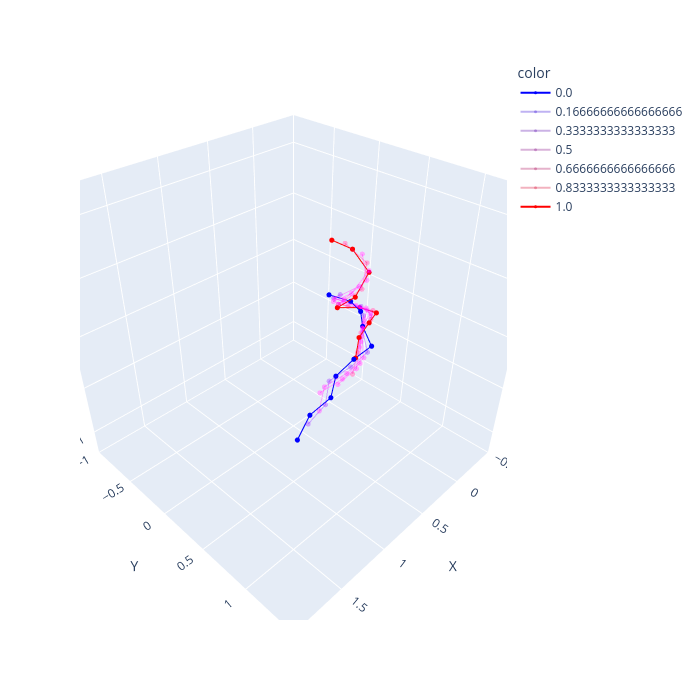

The notebook cell this image was saved under:
### Code cell
# for i in range(10):
i=30
naga.visualise_simulation_evolution(
    configurations[5*i:40*i:160],
    link_count,
    range_x=(-0.5, 2),
    range_y=(-1, 1.5),
    range_z=(-1.25, 1.25),
    # color_disc_map=lambda val: f"rgba({255*val}, 0, {255*(1.-val)}, {(np.sin(np.abs(val*np.pi - np.pi/2))**3 + 0.3)/1.5 })", #val*0.7+0.3
    color_disc_map=lambda val: f"rgba({255*val}, 0, {255*(1.-val)}, {np.piecewise(val, [val == 0. or val == 1., val != 0 and val != 1], [1, 0.3])})"
)

### Figure 1 — Plotly figure (JSON) as saved in the notebook; plotly's stock layout.template omitted (floating-point values rounded to 4 significant figures)
{"data": [{"hovertemplate": "color=0.0<br>X=%{x}<br>Y=%{y}<br>Z=%{z}<extra></extra>", "legendgroup": "0.0", "line": {"color": "rgba(0.0, 0, 255.0, 1.0)", "dash": "solid"}, "marker": {"size": 3, "symbol": "circle"}, "mode": "lines+markers", "name": "0.0", "scene": "scene", "showlegend": true, "type": "scatter3d", "x": [0.1304, -0.07361, 0.04589, 0.2254, 0.3607, 0.6085, 0.8556, 1.063, 1.311, 1.539], "y": [0.06346, 0.1398, 0.3543, 0.5276, 0.7363, 0.7641, 0.8016, 0.9408, 0.9709, 1.075], "z": [0.075, -0.04776, -0.001097, 0.01464, -0.01114, 0.005497, -0.0008435, -0.003064, 0.005301, -0.005756]}, {"hovertemplate": "color=0.16666666666666666<br>X=%{x}<br>Y=%{y}<br>Z=%{z}<extra></extra>", "legendgroup": "0.16666666666666666", "line": {"color": "rgba(42.5, 0, 212.5, 0.3)", "dash": "solid"}, "marker": {"size": 3, "symbol": "circle"}, "mode": "lines+markers", "name": "0.16666666666666666", "scene": "scene", "showlegend": true, "type": "scatter3d", "x": [0.1591, 0.05227, -0.08377, 0.089, 0.2842, 0.4455, 0.6922, 0.9419, 1.142, 1.384], "y": [0.2147, 0.0489, 0.251, 0.4212, 0.5769, 0.7658, 0.8054, 0.8127, 0.9614, 1.025], "z": [0.155, 0.001366, -0.05475, 0.006056, 0.01761, -0.01072, -0.001157, 0.007207, -0.007495, 0.00428]}, {"hovertemplate": "color=0.3333333333333333<br>X=%{x}<br>Y=%{y}<br>Z=%{z}<extra></extra>", "legendgroup": "0.3333333333333333", "line": {"color": "rgba(85.0, 0, 170.00000000000003, 0.3)", "dash": "solid"}, "marker": {"size": 3, "symbol": "circle"}, "mode": "lines+markers", "name": "0.3333333333333333", "scene": "scene", "showlegend": true, "type": "scatter3d", "x": [0.05171, 0.1569, -0.0367, -0.06274, 0.1413, 0.3434, 0.5223, 0.7689, 1.018, 1.223], "y": [0.3249, 0.151, 0.09233, 0.3406, 0.473, 0.6201, 0.7924, 0.8331, 0.835, 0.9774], "z": [0.235, 0.08945, -0.05739, -0.04364, 0.01415, 0.01729, -0.011, -0.004757, 0.01001, -0.005547]}, {"hovertemplate": "color=0.5<br>X=%{x}<br>Y=%{y}<br>Z=%{z}<extra></extra>", "legendgroup": "0.5", "line": {"color": "rgba(127.5, 0, 127.5, 0.3)", "dash": "solid"}, "marker": {"size": 3, "symbol": "circle"}, "mode": "lines+markers", "name": "0.5", "scene": "scene", "showlegend": true, "type": "scatter3d", "x": [-0.1002, 0.1076, 0.1139, -0.1018, -0.02245, 0.1985, 0.4034, 0.5951, 0.8423, 1.092], "y": [0.3002, 0.2927, 0.1011, 0.179, 0.409, 0.5161, 0.6593, 0.8174, 0.8547, 0.8595], "z": [0.315, 0.1763, 0.0158, -0.08369, -0.02631, 0.02044, 0.01524, -0.01206, -0.006193, 0.01096]}, {"hovertemplate": "color=0.6666666666666666<br>X=%{x}<br>Y=%{y}<br>Z=%{z}<extra></extra>", "legendgroup": "0.6666666666666666", "line": {"color": "rgba(170.0, 0, 85.00000000000001, 0.3)", "dash": "solid"}, "marker": {"size": 3, "symbol": "circle"}, "mode": "lines+markers", "name": "0.6666666666666666", "scene": "scene", "showlegend": true, "type": "scatter3d", "x": [-0.1671, -0.04092, 0.1407, 0.03423, -0.1258, 0.029, 0.2585, 0.464, 0.6659, 0.9137], "y": [0.1616, 0.3291, 0.242, 0.08704, 0.2773, 0.4604, 0.5538, 0.6956, 0.8408, 0.8731], "z": [0.395, 0.2589, 0.1109, -0.05386, -0.08001, -0.009241, 0.02417, 0.01209, -0.01338, -0.00634]}, {"hovertemplate": "color=0.8333333333333333<br>X=%{x}<br>Y=%{y}<br>Z=%{z}<extra></extra>", "legendgroup": "0.8333333333333333", "line": {"color": "rgba(212.49999999999997, 0, 42.50000000000002, 0.3)", "dash": "solid"}, "marker": {"size": 3, "symbol": "circle"}, "mode": "lines+markers", "name": "0.8333333333333333", "scene": "scene", "showlegend": true, "type": "scatter3d", "x": [-0.09186, -0.1565, 0.02234, 0.1398, -0.05948, -0.1129, 0.08667, 0.3196, 0.525, 0.7355], "y": [0.02727, 0.2273, 0.3327, 0.1839, 0.123, 0.3639, 0.4998, 0.5883, 0.7297, 0.8627], "z": [0.475, 0.3397, 0.2004, 0.03742, -0.1007, -0.06007, 0.004718, 0.02543, 0.008295, -0.01459]}, {"hovertemplate": "color=1.0<br>X=%{x}<br>Y=%{y}<br>Z=%{z}<extra></extra>", "legendgroup": "1.0", "line": {"color": "rgba(255.0, 0, 0.0, 1.0)", "dash": "solid"}, "marker": {"size": 3, "symbol": "circle"}, "mode": "lines+markers", "name": "1.0", "scene": "scene", "showlegend": true, "type": "scatter3d", "x": [0.06129, -0.1397, -0.1224, 0.07753, 0.09631, -0.1336, -0.07531, 0.1477, 0.3809, 0.5864], "y": [0.01188, 0.07389, 0.2831, 0.3118, 0.1352, 0.2002, 0.4309, 0.5317, 0.6212, 0.7622], "z": [0.555, 0.4198, 0.284, 0.1367, -0.03934, -0.113, -0.03622, 0.01478, 0.02468, 0.004242]}], "layout": {"height": 700, "legend": {"title": {"text": "color"}, "tracegroupgap": 0}, "margin": {"t": 60}, "scene": {"aspectmode": "manual", "aspectratio": {"x": 1, "y": 1, "z": 1}, "domain": {"x": [0, 1], "y": [0, 1]}, "xaxis": {"range": [-0.5, 2], "showgrid": true, "title": {"text": "X"}, "zeroline": true}, "yaxis": {"range": [-1, 1.5], "showgrid": true, "title": {"text": "Y"}, "zeroline": true}, "zaxis": {"range": [-1.25, 1.25], "showgrid": true, "title": {"text": "Z"}, "zeroline": true}}, "showlegend": true, "width": 700}}
